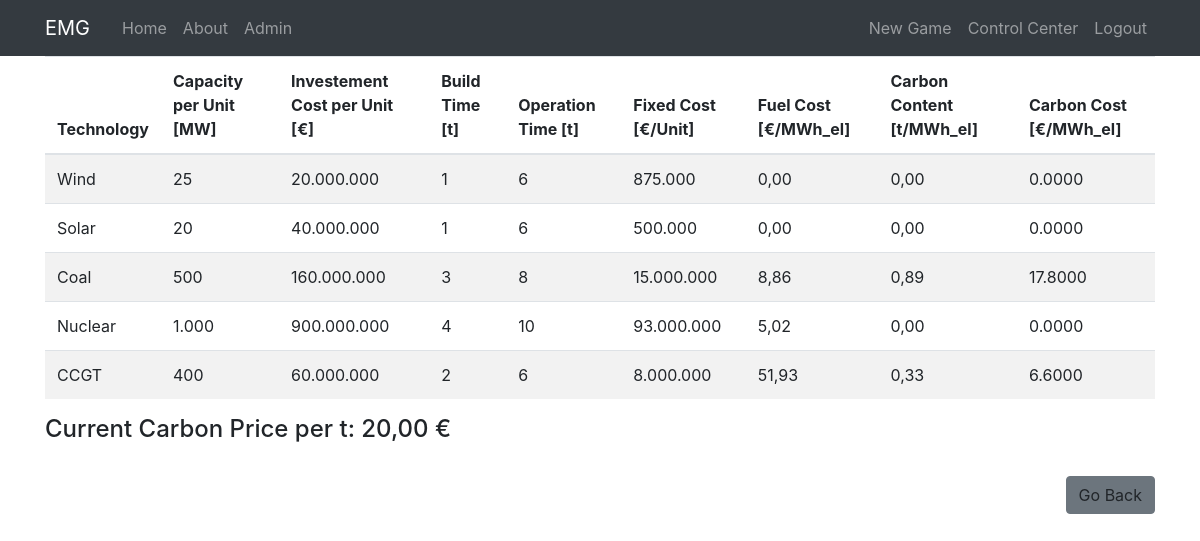
The app's page /data/ (signed in), older data.
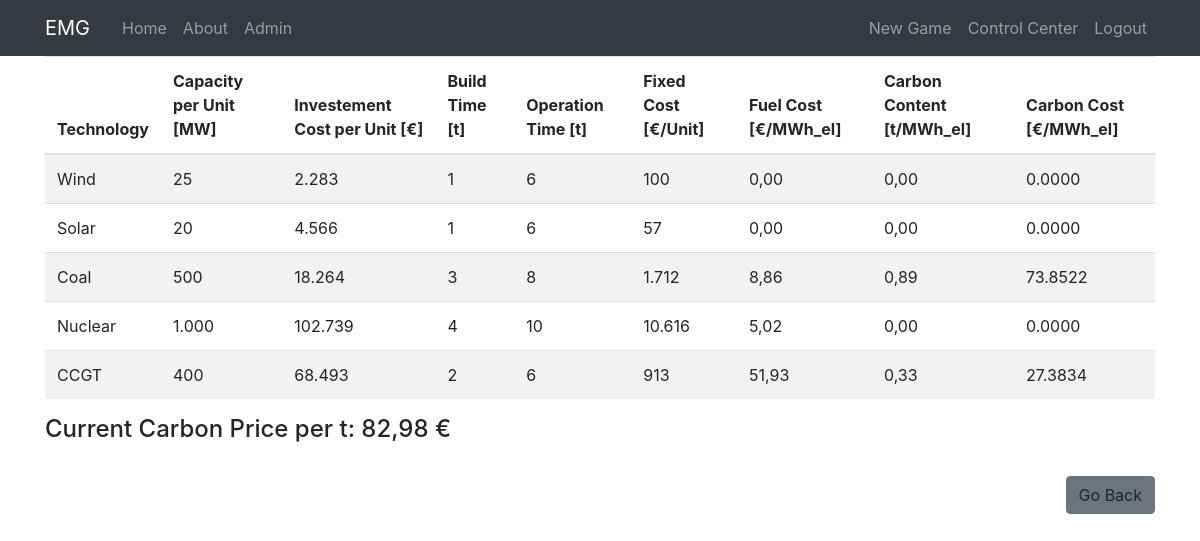
The same page, newer data.
### game/models.py (models this page shows, shortened)
class tech(models.Model):
    technology = models.CharField(max_length=30, unique=True)
    capacity = models.IntegerField(default=0)
    investment_cost = models.IntegerField()
    build_time = models.IntegerField()
    operation_time = models.PositiveIntegerField()
    fixed_cost = models.PositiveIntegerField(default=0)
    fuel_cost = models.DecimalField(decimal_places=2, max_digits=10)
    carbon_content = models.DecimalField(decimal_places=2, max_digits=10)
    default_amount = models.PositiveIntegerField(default=0)

class settings(models.Model):
    name = models.CharField(max_length=30)
    value = models.DecimalField(decimal_places=2, max_digits=20)
    game = models.ForeignKey(sessions, on_delete=models.CASCADE, to_field="name")

### game/views.py (the view)
# urls.py: path('data/', views.data, name='game-data'),
@login_required
def data(request):
    profile = Profile.objects.get(user_id = request.user.id)
    joined_game = Profile.objects.values_list('joined_game', flat=True).get(user_id = request.user.id)
    if not request.user.is_staff:
        if profile.joined_game is not None:
            if not profile.ready and sessions.objects.get(name = joined_game).ready:
                current_game = sessions.objects.get(name = joined_game)
                carbon_price = settings.objects.get(name='carbon_price', game = current_game).value
            elif profile.ready and sessions.objects.get(name = joined_game).ready: # Spieler ist ready für die nächste Runde und das Spiel ist gestartet
                messages.warning(request, f'Please wait for the next round to start!')
                return redirect('users-ready_room')
            elif not sessions.objects.get(name = joined_game).ready: # Spieler ist einem Spiel beigetreten aber das Spiel ist noch nicht gestartet
                messages.warning(request, f'Please wait for the Game to start!')
                return redirect('users-waiting_room')
        else:
            messages.warning(request, f'Please join a Game')
            return redirect('users-join_game')
    else:
        if profile.joined_game is not None:
                current_game = sessions.objects.get(name = joined_game)
                carbon_price = settings.objects.get(name='carbon_price', game = current_game).value
        else:
            messages.warning(request, f'Please host a Game')
            return redirect('users-staff_new_game')
    context ={
        "title": "Technology Data",
        "datas": tech.objects.all(), #Variable für data.html, welche die gesamte tech Tabelle enthält
        "carbon_price": carbon_price,
    }
    return render(request, 'game/data.html', context)

### users/templatetags/custom_tags.py (called while the page is built)
@register.simple_tag()
def multiply(a, b, *args, **kwargs):
    return a * b

### EMGproject/game/templates/game/data.html (shortened to what this page needs)
{% extends "game/base.html" %}
{% load custom_tags %}
{% block content %}
<table class="table table-striped">
    <thead>
        <tr>
        <th scope="col">Technology</th>
        <th scope="col">Capacity per Unit [MW]</th>
        <th scope="col">Investement Cost per Unit [€]</th>
        <th scope="col">Build Time [t]</th>
        <th scope="col">Operation Time [t]</th>
        <th scope="col">Fixed Cost [€/Unit]</th>
        <th scope="col">Fuel Cost [€/MWh_el]</th>
        <th scope="col">Carbon Content [t/MWh_el]</th>
        <th scope="col">Carbon Cost [€/MWh_el]</th>
        </tr>
    </thead>
    <tbody>
        {% for data in datas %}
        <tr scope="row">
            <td>{{ data.technology }}</td>
            <td>{{ data.capacity }}</td>
            <td>{{ data.investment_cost }}</td>
            <td>{{ data.build_time }}</td>
            <td>{{ data.operation_time }}</td>
            <td>{{ data.fixed_cost }}</td>
            <td>{{ data.fuel_cost }}</td>
            <td>{{ data.carbon_content }}</td>
            <td>{% multiply data.carbon_content carbon_price %}</td>
        </tr>
        {% endfor %}
    </tbody>
</table>
<h4>Current Carbon Price per t: {{ carbon_price }} €</h4>
<br>
<a  class="btn btn-secondary mb-4" role="button" onclick="history.back()" style="float:right;">Go Back</a>
{% endblock content%}

### EMGproject/game/templates/game/base.html (shortened to what this page needs)
<!DOCTYPE html>
<html lang="en">
<head>
    <link rel="stylesheet" href="https://cdn.jsdelivr.net/npm/bootstrap@4.0.0/dist/css/bootstrap.min.css">
</head>
<body>
    <header class="site-header">
        <nav class="navbar navbar-expand-md navbar-dark bg-dark ">
          <div class="container">
            <a class="navbar-brand mr-4" href="{% url 'game-home' %}">EMG</a>
            <div class="collapse navbar-collapse" id="navbarToggle">
              <div class="navbar-nav mr-auto">
                <a class="nav-item nav-link" href="{% url 'game-home' %}">Home</a>
                <a class="nav-item nav-link" href="{% url 'game-about' %}">About</a>
                <a class="nav-item nav-link" href="{% url 'admin:index' %}">Admin</a>
              </div>
              <div class="navbar-nav">
                {% if user.is_authenticated %}
                  {% if user.is_staff %}
                  <a class="nav-item nav-link" href="{% url 'users-staff_new_game' %}">New Game</a>
                  <a class="nav-item nav-link" href="{% url 'users-staff_profile' %}">Control Center</a>
                  <a class="nav-item nav-link" href="{% url 'users-logout' %}">Logout</a>
                  {% endif %}
                {% else %}
                <a class="nav-item nav-link" href="{% url 'users-login' %}">Login</a>
                <a class="nav-item nav-link" href="{% url 'users-register' %}">Register</a>
                {% endif %}
              </div>
            </div>
          </div>
        </nav>
      </header>
<main role="main" class="container">
  <div class="row">
    <div class="col-md-12">
      {% block content %}{% endblock %}
</main>
</body>
</html>

Row changes from the older to the newer data that the page shows:
removed settings: value "20,00"
changed tech "Wind": investment_cost "20.000.000" → "2.283"; fixed_cost "875.000" → "100"
changed tech "Solar": investment_cost "40.000.000" → "4.566"; fixed_cost "500.000" → "57"
changed tech "Coal": investment_cost "160.000.000" → "18.264"; fixed_cost "15.000.000" → "1.712"; carbon_content "17.8000" → "73.8522"
changed tech "Nuclear": investment_cost "900.000.000" → "102.739"; fixed_cost "93.000.000" → "10.616"
changed tech "CCGT": investment_cost "60.000.000" → "68.493"; fixed_cost "8.000.000" → "913"; carbon_content "6.6000" → "27.3834"
added settings: value "82,98"
